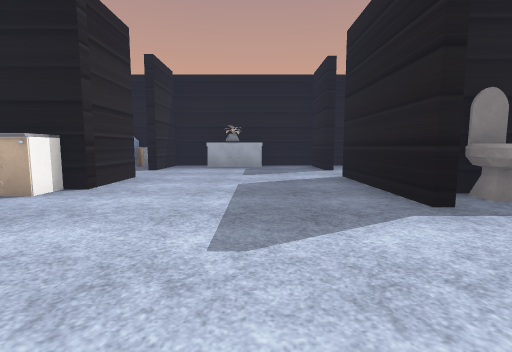
View 1 (above)

12 first-person views from a walk through a Unity game level. The camera is 1.2 m above the floor, tilts 6° down and sees 85° across. The floor is counted in squares, 2 m on a side. Each view is taken from the middle of a square. On the plan, view 1 faces up. The plan holds only what a view shows up to about 9 squares ahead; the rest is blank. The place goes on beyond the plan. Some animated figures are not drawn. Some surface patterns are stand-ins.

View 2
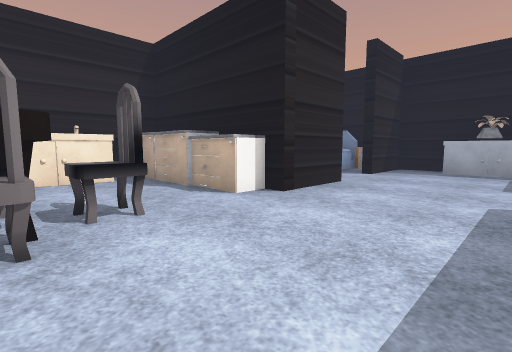

View 3
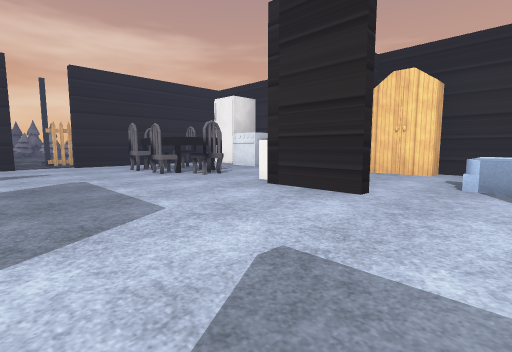

View 4
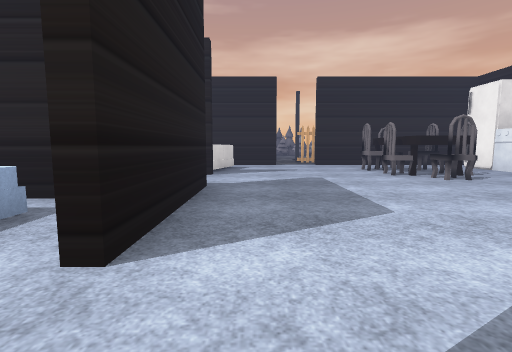

View 5
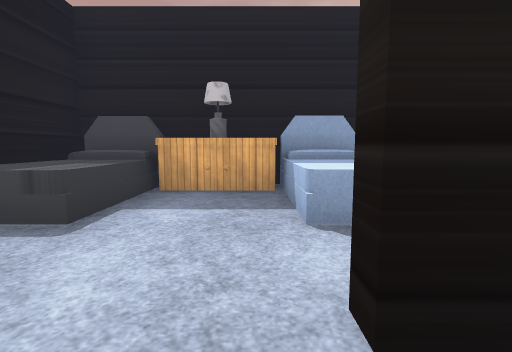

View 6
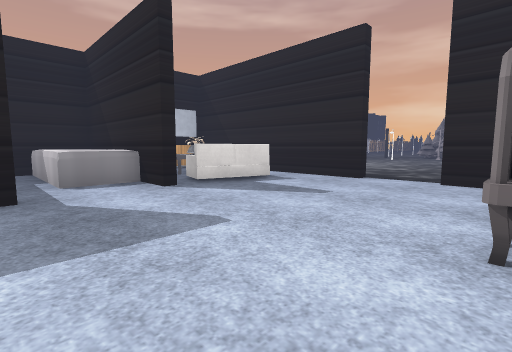

View 7
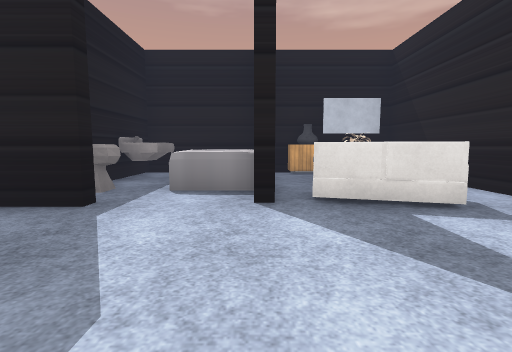

View 8
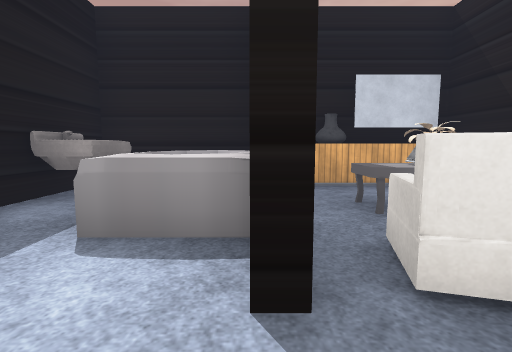

View 9
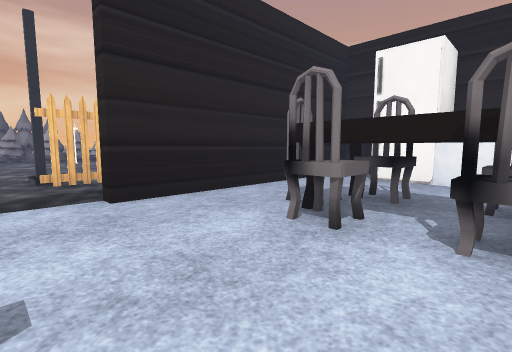

View 10
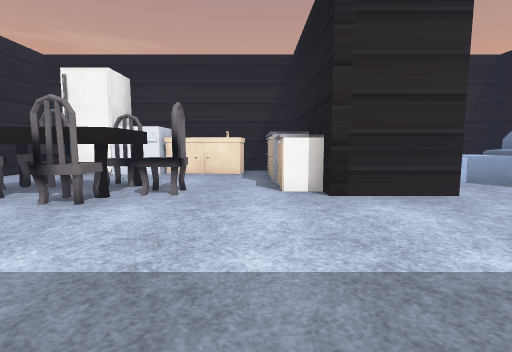

View 11
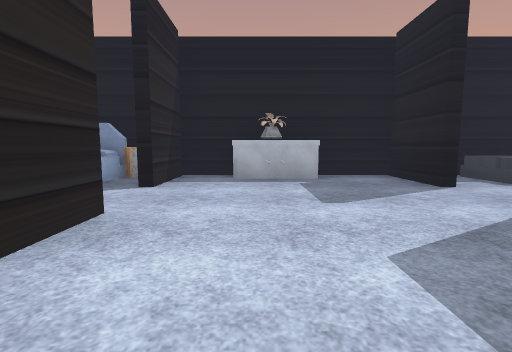

View 12
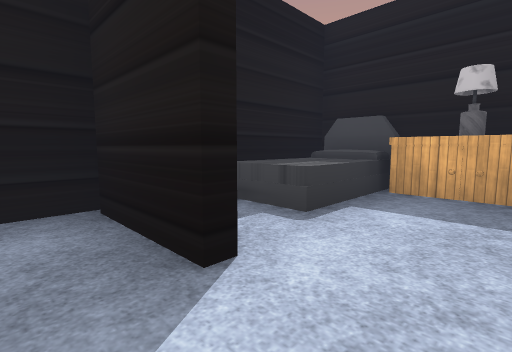

### Floor plan
Key: @ floor where view 1 was taken; # wall or solid block; . main floor; : floor 0.75 m higher than the main floor; ^ raised ledge; O other object.
Columns run from 6 left of view 1 to 6 right of it. Each row starts with its distance up from view 1.
  9 ##OO#########
  8 #OO#....#OOO#
  7 #:O#.......^#
  6 #..........O#
  5 #..#....#OOO#
  4 #OOO....#####
  3 #.......##^^#
  2 ##.O.....^^^#
  1 ##O#O...#####
  0  #O#O.@.^#^O#
 -1  #.O....^#OOO
 -2 ######.######
 -3      ...
 -4      ...
 -5     ##..
 -6      O..
 -7     ....
 -8     ...
 -9     ...

Positions as (right, up) in squares from view 1, and headings:
1: (0, 0), facing up
2: (0, 1), facing up-left
3: (1, 7), facing down-left
4: (1, 7), facing down
5: (1, 6), facing right
6: (-2, 3), facing down-right
7: (-1, 1), facing right
8: (1, 1), facing right
9: (0, 1), facing down-left
10: (1, 3), facing left
11: (-1, 3), facing up
12: (1, 6), facing up-right
